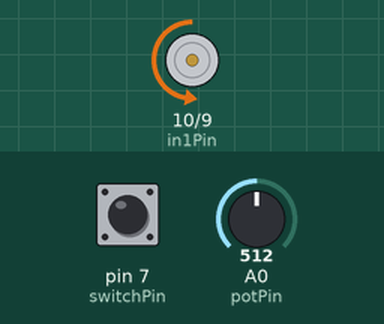
Recording of a sketch running on a simulated Arduino Uno, built with avr-gcc and run on an emulated ATmega328P. Shown: motor-driver pin pairs drawn as motors (green arrow = first pin HIGH = forward, orange = second pin HIGH = backward, longer = more drive, scaled by the enable pin). The inputs (shaded band) are chosen by the test bench; at power-on: A0 (potPin) = 512, pin 7 (switchPin) HIGH.

Above: at 1.2 s.
1.3 s: A0 (potPin) set to 716
At 2.5 s:
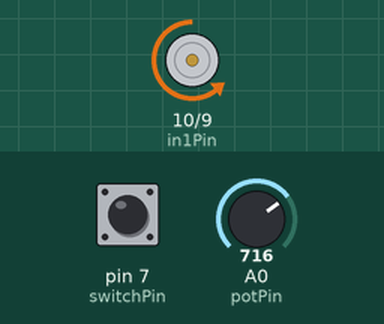
2.8 s: pin 7 (switchPin) pulled LOW for 0.15 s
At 2.87 s:
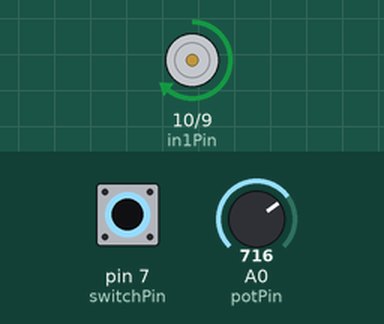
4.4 s: A0 (potPin) set to 900
At 4.9 s:
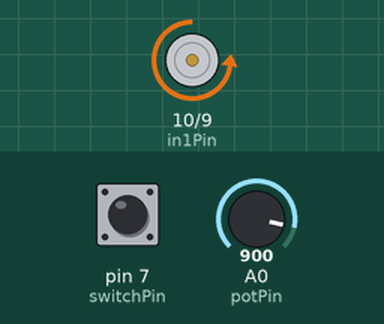
5.9 s: pin 7 (switchPin) pulled LOW for 1 s
At 6.7 s:
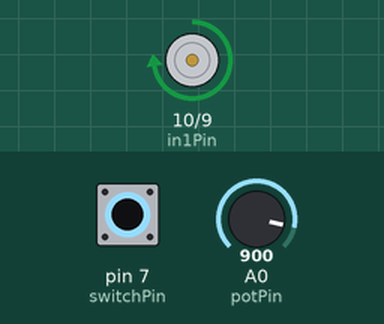
8.4 s: A0 (potPin) set to 122
At 9.1 s:
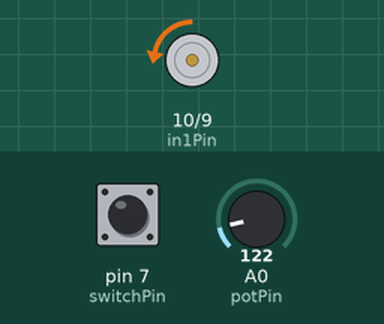
9.9 s: pin 7 (switchPin) pulled LOW for 0.15 s
At 9.97 s:
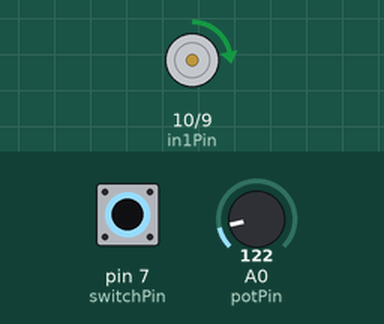
Timing chart, 0 to 12.5 s (numbered marks = the images above; inputs shaded):
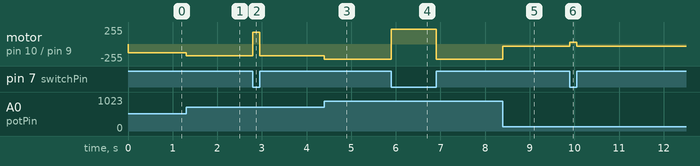

Measured:
- after the input at 1.3 s, motor on pin 10 (in1Pin) / pin 9 (in2Pin): backward 128/255 → backward 179/255 at once
- after the input at 2.8 s, motor on pin 10 (in1Pin) / pin 9 (in2Pin): backward 179/255 → forward 179/255 at once, → backward 179/255 0.15 s later
- after the input at 4.4 s, motor on pin 10 (in1Pin) / pin 9 (in2Pin): backward 179/255 → backward 225/255 at once
- after the input at 5.9 s, motor on pin 10 (in1Pin) / pin 9 (in2Pin): backward 225/255 → forward 225/255 at once, → backward 225/255 1.0 s later
- after the input at 8.4 s, motor on pin 10 (in1Pin) / pin 9 (in2Pin): backward 225/255 → backward 30/255 at once
- after the input at 9.9 s, motor on pin 10 (in1Pin) / pin 9 (in2Pin): backward 30/255 → forward 30/255 at once, → backward 30/255 0.15 s later

The sketch:

moteurDC.ino.ino
```cpp
int enablePin=11;
int in1Pin=10;
int in2Pin=9;
int switchPin=7;
int potPin=0;

void setup() {
  // put your setup code here, to run once:
pinMode (enablePin, OUTPUT);
pinMode (in1Pin, OUTPUT);
pinMode (in2Pin, OUTPUT);
pinMode (switchPin, INPUT_PULLUP);
}

void loop() {
  // put your main code here, to run repeatedly:
int vitesse = analogRead(potPin) / 4;
boolean changesens = digitalRead (switchPin);
setMoteur (vitesse, changesens);
}

void setMoteur (int vitesse, boolean changesens)
{
  analogWrite (enablePin, vitesse);
  digitalWrite (in1Pin, ! changesens);
  digitalWrite (in2Pin, changesens);
}
```
